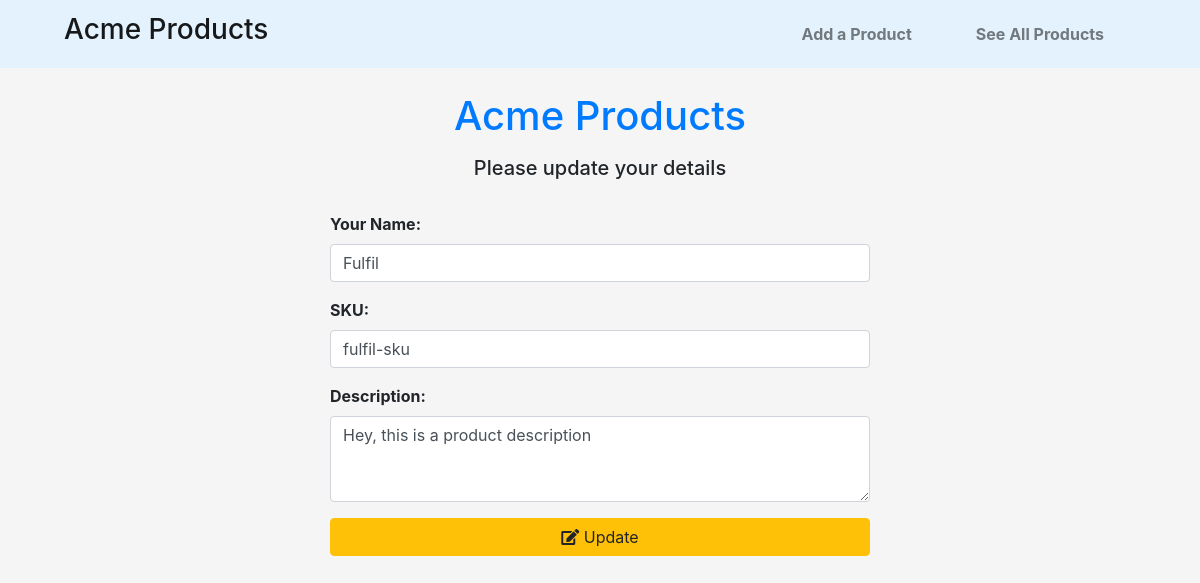
The app's page /update/1/ with its own data.
### products/models.py (models this page shows)
class Product(models.Model):
    name = models.CharField(max_length=200)
    sku = models.CharField(max_length=200)
    description = models.TextField()
    created_at = models.DateTimeField(auto_now_add=True)
    updated_at = models.DateTimeField(auto_now=True)

### products/views.py (the view)
# urls.py: path('update/<int:pk>/', views.ProductUpdateView.as_view(), name='product_update'),
class ProductUpdateView(generic.UpdateView):
    model = Product
    form_class = ProductForm
    success_url = '/products'
    template_name = 'products/product_update.html'

### products/forms.py
class ProductForm(forms.ModelForm):
    class Meta:
        model = Product
        fields = ['name', 'sku', 'description']
        widgets = {
            'name': forms.TextInput(attrs={'class': 'form-control', 'required':'required','placeholder':'e.g. Miracle Alex'}),
            'sku': forms.TextInput(attrs={'class': 'form-control', 'required':'required','placeholder':'e.g. citizen-some-middle'}),
            'description': forms.Textarea(attrs={'class': 'form-control', 'required':'required','placeholder':'Please enter a description', 'rows':'3'}),
        }

### products/templates/products/product_update.html (shortened to what this page needs)
{% extends 'base.html' %}
{% block content %}
    <div class="container">
        <div class="row">
            <div class="col-lg-8 mx-auto">
                <h1 class="text-center mt-4 text-primary">Acme Products</h1>
                <h5 class="text-center mt-3">Please update your details</h5>
            </div>
            <div class="col-lg-6 mx-auto mt-4 mb-5">
                <form class="form" action="{% url 'product_update' product.pk %}" method="POST">
                    <div class="form-group">
                        <label for="name"><strong>Your Name:</strong></label>
                        {{form.name}}
                        <label class="mt-3" for="sku"><strong>SKU:</strong></label>
                        {{form.sku}}
                        <label class="mt-3" for="description"><strong>Description:</strong></label>
                        {{form.description}}
                        <button type="submit" class="btn btn-block btn-warning mt-3"> <i class="fas fa-edit"></i>
                            Update</button>
                </form>
            </div>
        </div>
    </div>
{% endblock content %}

### records on screen
Product: name "Fulfil", sku "fulfil-sku", description "Hey, this is a product description"
